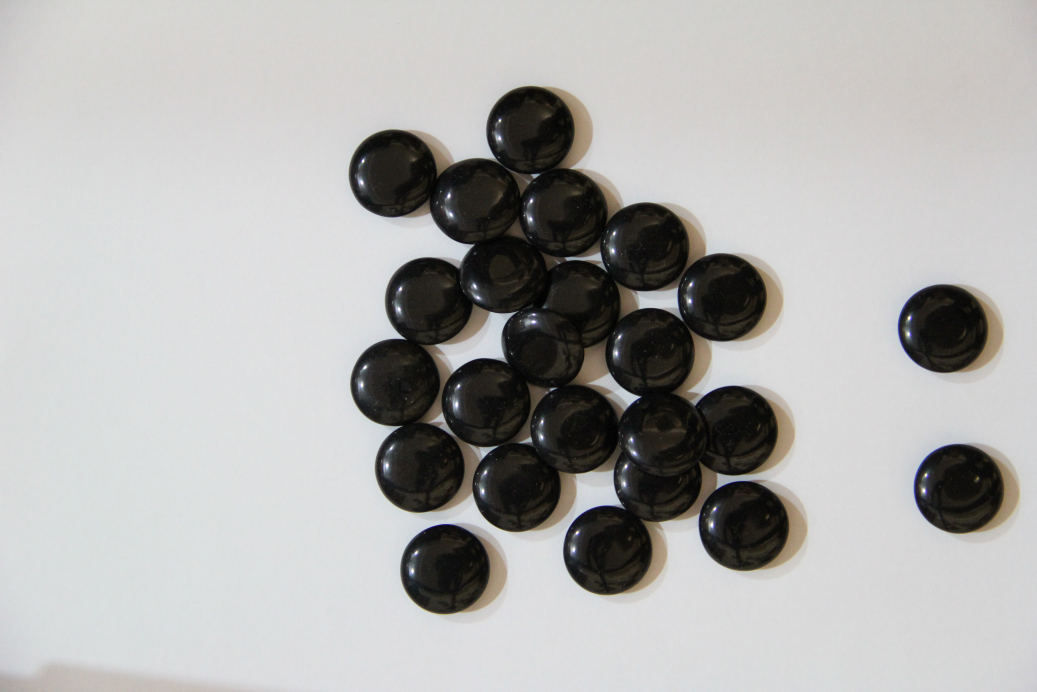
//> input picture IMG_5702.JPG, 5184 x 3456 px (shown at 1/5 size)
$ ./count_piece_with_erosion_and_dilation   (built with g++ and OpenCV 4)
//> lines starting //> are read from the running program, lines starting //| are printed output that depends on the picture; after the words box and inside, x2 and y2 are one past the last pixel; in counts of white or black regions, pixels touching at a corner belong together
#include <opencv2/opencv.hpp>
#include <opencv2\highgui\highgui.hpp>
#include <iostream>
#include <vector>
using namespace std;
using namespace cv;

void main()
{
	IplImage *Im = cvLoadImage("IMG_5702.jpg", 0);
	cvSmooth(Im, Im, CV_MEDIAN, 5, 5, 0, 0); //Make sure noise won't let counting has error
	Mat img(Im, 0);
	resize(img, img, Size(img.cols/5, img.rows/5)); //Because image size too big
	Mat img2;
	img.copyTo(img2);
	imshow("Original", img);

	for (int x = 0; x < img.rows; x++) //Make image only has "black and white" two color
	{
		for (int y = 0; y < img.cols; y++)
		{
			if (img.at<uchar>(x, y) > 50)
				img2.at<uchar>(x, y) = 0;
			else
				img2.at<uchar>(x, y) = 255;
		}
	}
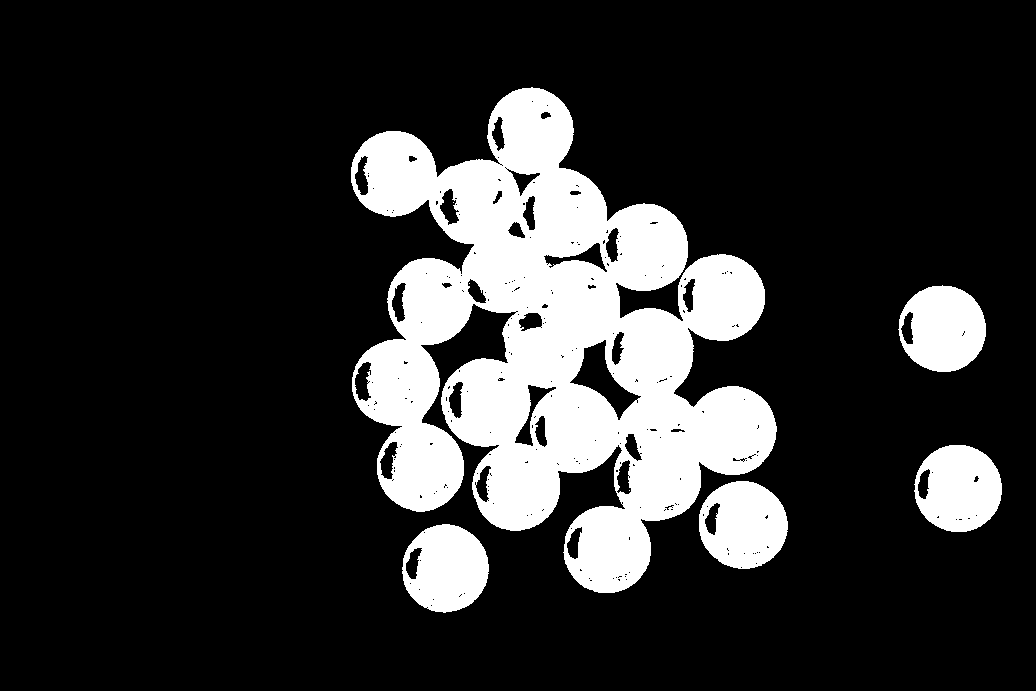
//> img2: 691 rows x 1036 cols, CV_8UC1; 18.4% white; 8 white regions (3 under 20 px), largest, box (x1, y1, x2, y2) and area: (351, 87, 777, 593) 108703, (699, 481, 788, 569) 5843, (914, 445, 1002, 532) 5767, (898, 285, 986, 372) 5694, (402, 524, 489, 613) 5693
	imshow("Black and white", img2);

	//Do dilation
	Mat element = getStructuringElement(MORPH_ELLIPSE, Size(5, 5));
	Mat element2 = getStructuringElement(MORPH_ELLIPSE, Size(7, 7));
	Mat dilateImg;
	dilate(img2, dilateImg, element2, cv::Point(-1, -1), 1);
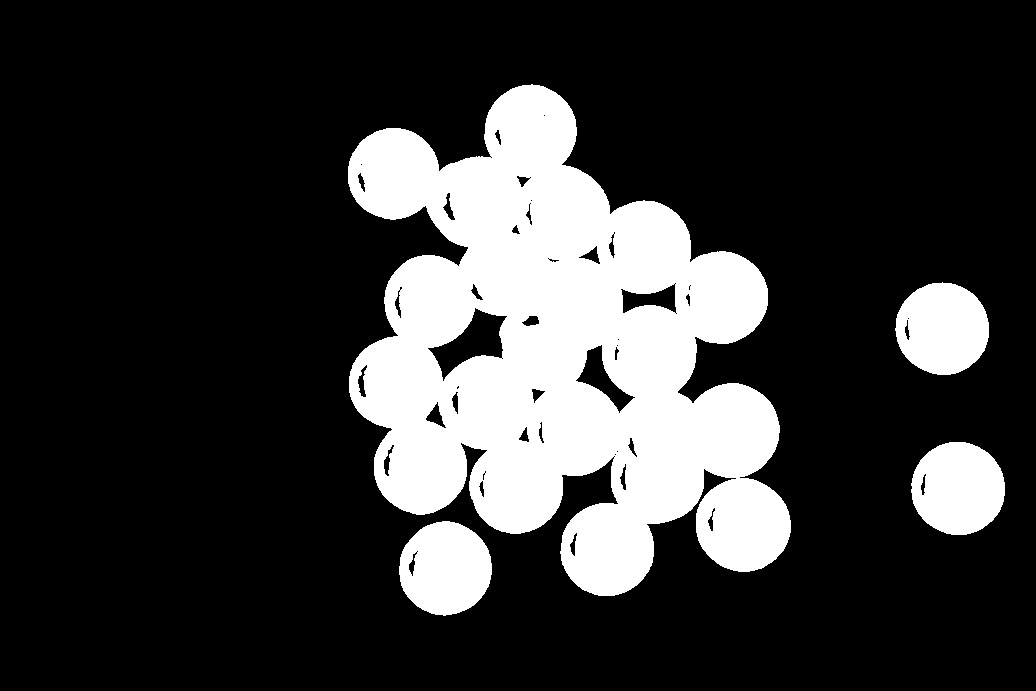
//> dilateImg: 691 rows x 1036 cols, CV_8UC1; 21.2% white; 4 white regions, box (x1, y1, x2, y2) and area: (348, 84, 791, 596) 131675, (911, 442, 1005, 535) 6828, (399, 521, 492, 616) 6757, (895, 282, 989, 375) 6746
	imshow("Dilation", dilateImg);

	//Do erosion several times
	Mat erodeImg;
	dilateImg.copyTo(erodeImg);
	erode(erodeImg, erodeImg, element, cv::Point(-1, -1), 16);
//> erodeImg: 691 rows x 1036 cols, CV_8UC1; 0.88% white; 22 white regions (1 under 20 px), largest, box (x1, y1, x2, y2) and area: (658, 415, 745, 492) 1690, (556, 286, 591, 327) 736, (500, 258, 532, 290) 308
	imshow("Erosion", erodeImg);

	//Do canny
	Mat edge;
	Mat contoursImg = imread("IMG_5702.jpg", 1);
//> contoursImg is the input picture: 3456 rows x 5184 cols, CV_8UC3; mean B, G, R 173.8, 175.1, 175.7
	resize(contoursImg, contoursImg, Size(contoursImg.cols/5, contoursImg.rows/5));
//> contoursImg: 691 rows x 1036 cols, CV_8UC3
	blur(erodeImg, erodeImg, Size(3, 3));
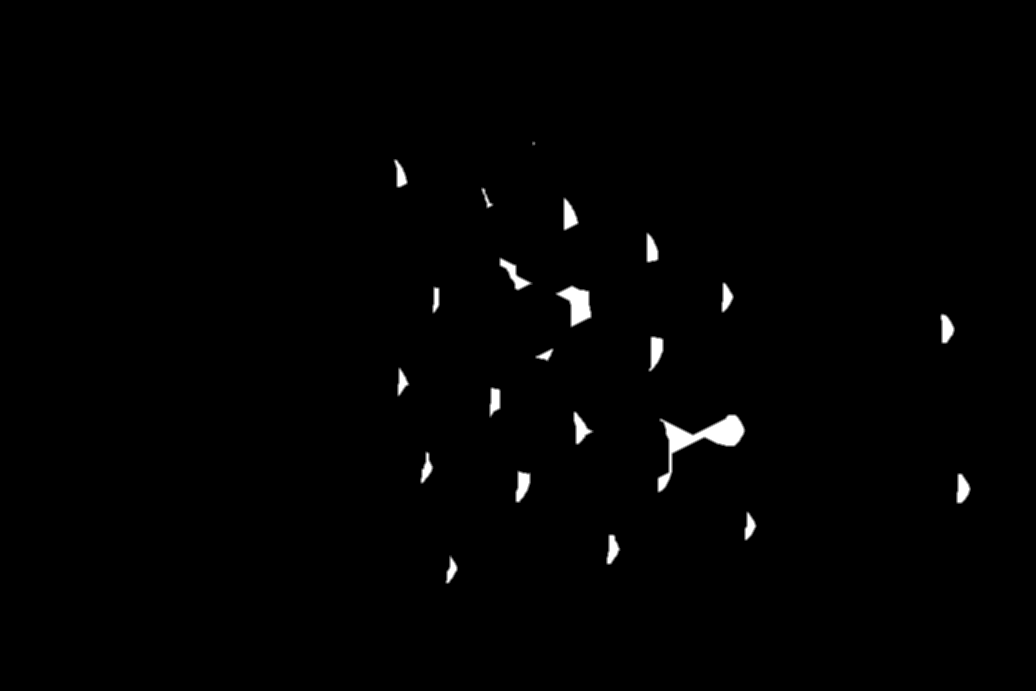
//> erodeImg: 691 rows x 1036 cols, CV_8UC1; min 0, max 255, mean 2.3
	Canny(erodeImg, edge, 50, 150, 3);
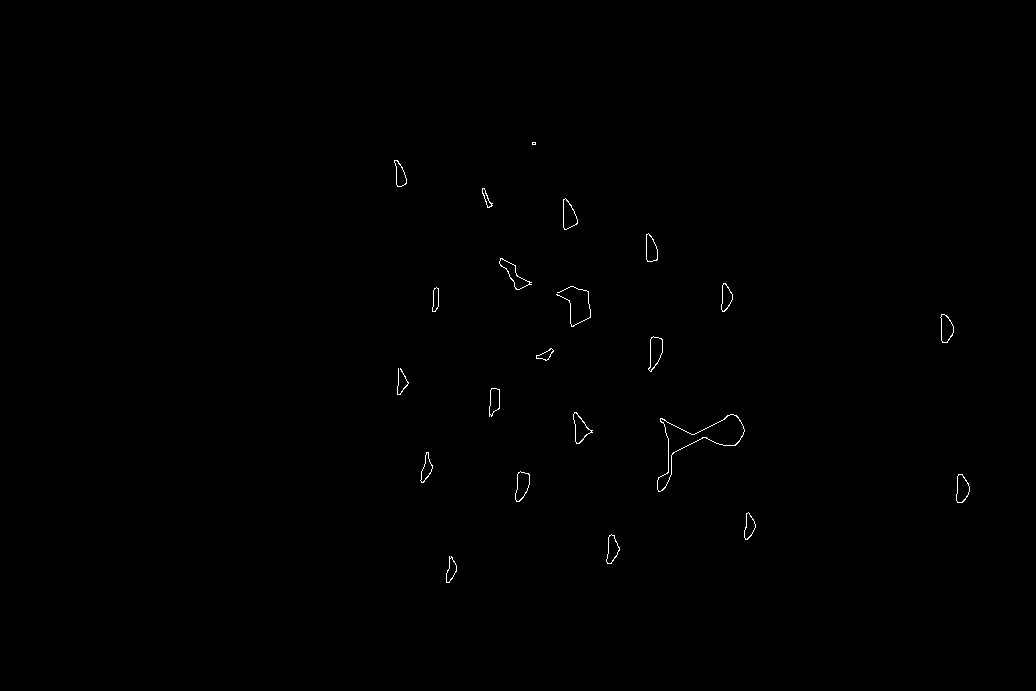
//> edge: 691 rows x 1036 cols, CV_8UC1; 0.25% white in thin lines or dots, all inside (x1, y1, x2, y2) = (394, 142, 970, 583)
	imshow("Canny", edge);

	//Plus blue circle on original image
	vector<vector<Point>> contours;
	vector<Vec4i> hierarchy;
	findContours(edge, contours, hierarchy, CV_RETR_TREE, CV_CHAIN_APPROX_NONE);
//> contours = 42 contours, 4 with area under 20; largest, box (x1, y1, x2, y2) and area: (657, 414, 745, 492) 1718, (657, 414, 745, 492) 1690, (648, 336, 663, 372) 313, (499, 258, 532, 290) 308, (648, 336, 663, 372) 304
	int count = 0;
	for (int i = 0; i<contours.size(); i++) {
		if (hierarchy[i][2]<0)
		{
			Rect r = boundingRect(contours[i]);
			circle(contoursImg, Point(r.x, r.y), 10, Scalar(255, 0, 0), 3, 8, 0);
			count = count + 1;
		}
	}
//> this loop made 42 passes
//> r on passes 2, 4, 6, 8, 10, 12, 14, 16: Rect(446, 557, 11, 26), Rect(606, 534, 14, 30), Rect(744, 512, 12, 28), Rect(956, 474, 14, 29), Rect(515, 471, 15, 31), Rect(420, 452, 13, 31), Rect(657, 414, 88, 78), Rect(573, 412, 19, 32)
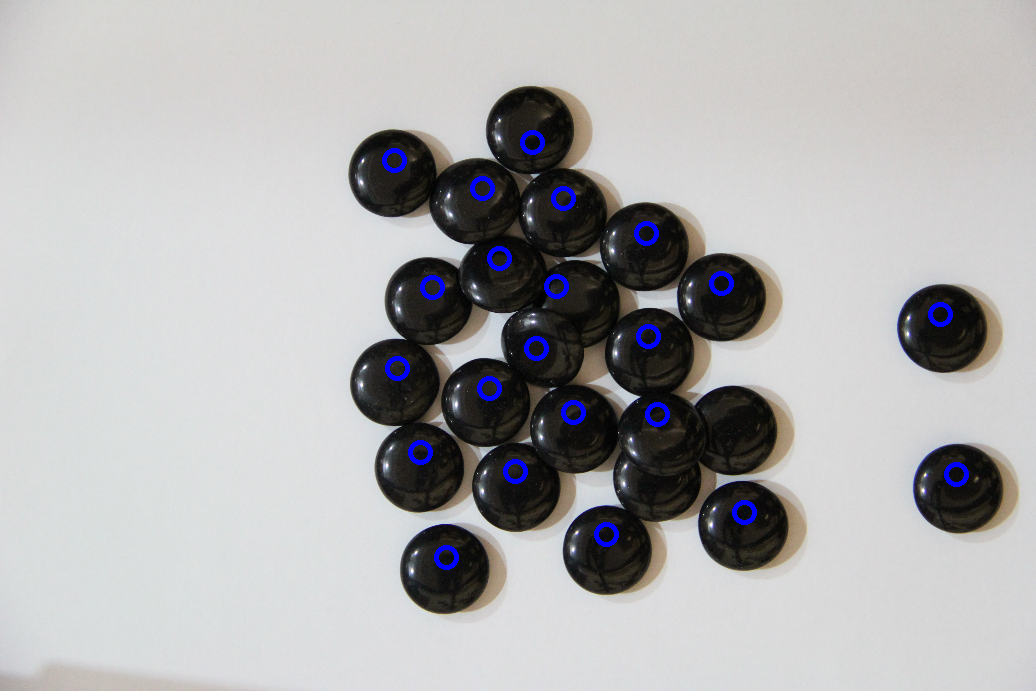
//> contoursImg: 691 rows x 1036 cols, CV_8UC3; mean B, G, R 176, 174.8, 175.3
//> after the loop, count = 22
	cout <<"Piece number is: "<< count << endl;
//| Piece number is: 22
	imshow("Result", contoursImg);
	waitKey(0);
}

$ run again, with IMG_5703.JPG copied over IMG_5702.JPG
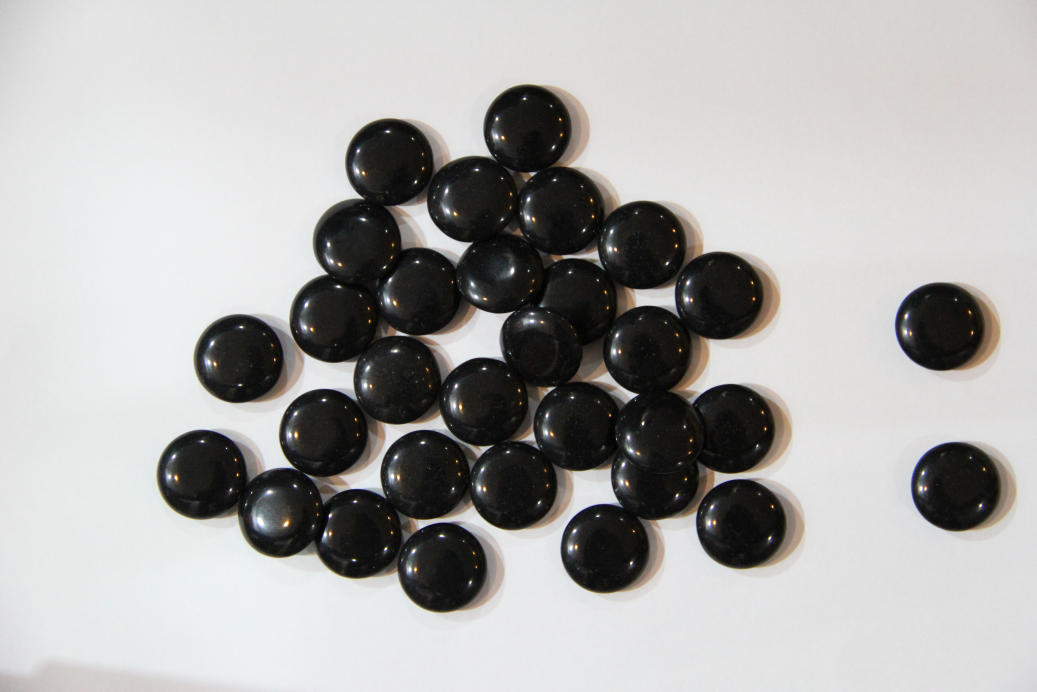
//> input picture IMG_5703.JPG, 5184 x 3456 px (shown at 1/5 size)
//> after the loop `for (int x = 0; x < img.rows; x++) //Make image only has "black and wh..`:
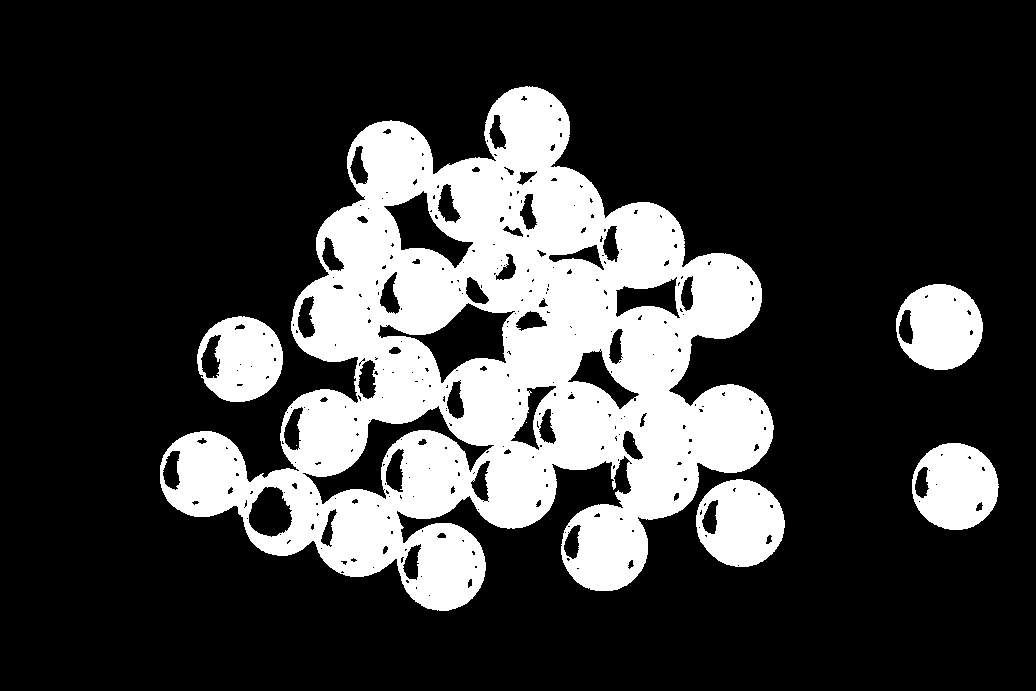
//> img2: 691 rows x 1036 cols, CV_8UC1; 23.2% white; 8 white regions (3 under 20 px), largest, box (x1, y1, x2, y2) and area: (160, 86, 774, 611) 144165, (696, 479, 785, 567) 5661, (912, 443, 999, 530) 5585, (896, 284, 983, 370) 5508, (197, 316, 283, 402) 5179
//> dilateImg: 691 rows x 1036 cols, CV_8UC1; 27.1% white; 4 white regions, box (x1, y1, x2, y2) and area: (157, 83, 788, 614) 174326, (909, 440, 1002, 533) 6688, (893, 281, 986, 373) 6599, (194, 313, 286, 405) 6401
//> contoursImg is the input picture: 3456 rows x 5184 cols, CV_8UC3; mean B, G, R 170, 171.2, 172
//> edge: 691 rows x 1036 cols, CV_8UC1; 0.26% white in thin lines or dots, all inside (x1, y1, x2, y2) = (207, 116, 967, 577)
//> contours = 56 contours, 10 with area under 20; largest, box (x1, y1, x2, y2) and area: (662, 412, 742, 451) 1393, (662, 412, 742, 451) 1375, (544, 284, 588, 330) 770, (544, 284, 588, 330) 748, (341, 294, 351, 331) 256
//> the loop `for (int i = 0; i<contours.size(); i++)` made 56 passes
//> r on passes 1, 3, 4, 6, 7, 9, 11, 13: Rect(446, 557, 8, 20), Rect(606, 558, 4, 4), Rect(607, 533, 10, 27), Rect(361, 518, 12, 30), Rect(745, 513, 8, 22), Rect(658, 474, 10, 14), Rect(956, 472, 11, 29), Rect(516, 470, 10, 27)
//> after the loop `for (int i = 0; i<contours.size(); i++)`:
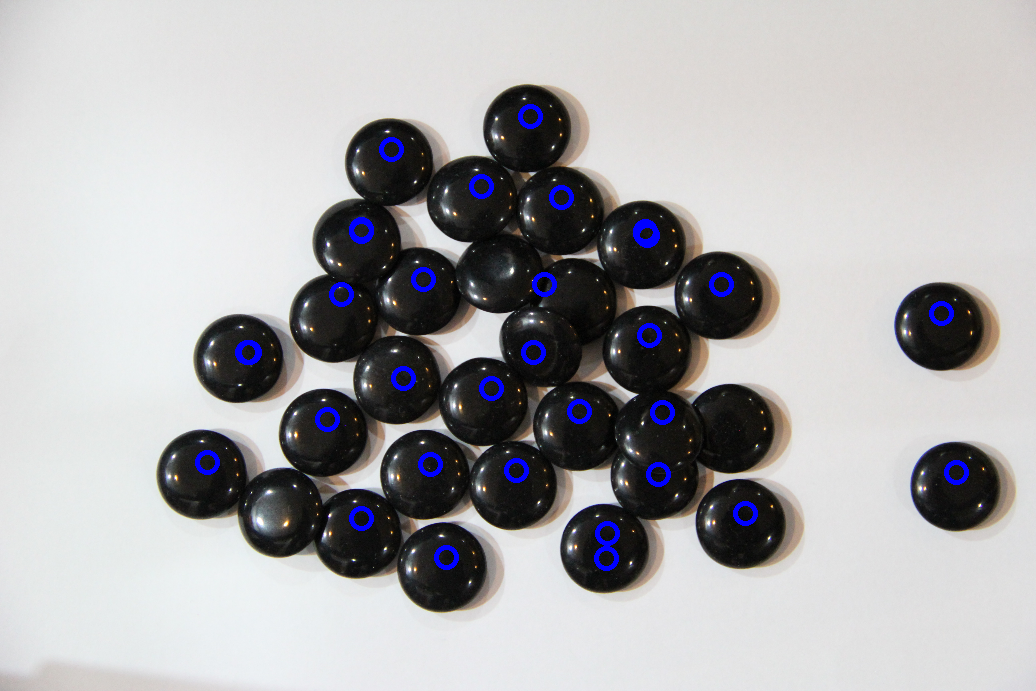
//> contoursImg: 691 rows x 1036 cols, CV_8UC3; mean B, G, R 173, 170.8, 171.6
//> after the loop `for (int i = 0; i<contours.size(); i++)`: count = 33
//| Piece number is: 33
